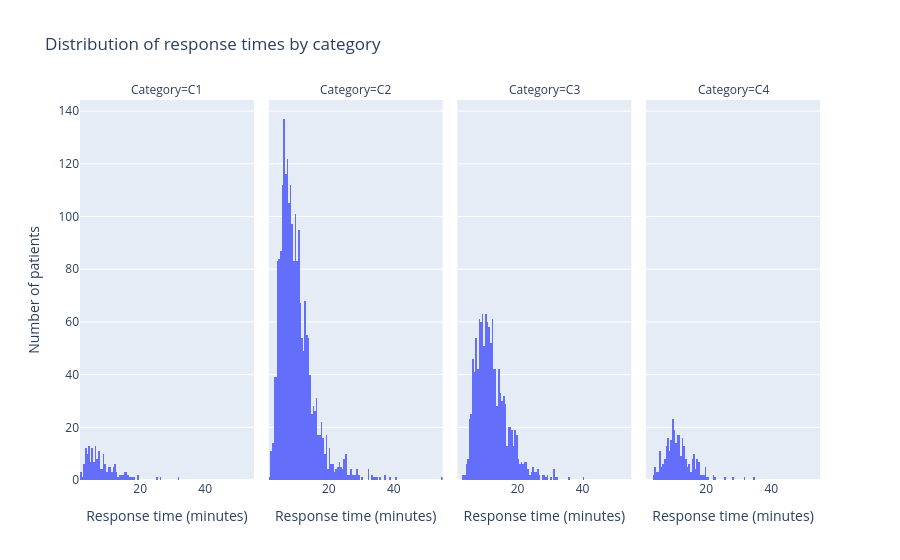

Here is the notebook cell this chart was saved with:
### Markdown cell above
### Example plot: distribution of response times by response category

This is an example taking results from a single model instance, and plotting distribution of response times observed during that run.

### Code cell
df = pd.DataFrame(
    {
        "response_time": [p.response_time for p in model.patients],
        "category": [p.category for p in model.patients],
    }
)

fig = px.histogram(
    df,
    x="response_time",
    facet_col="category",
    category_orders={"category": ["C1", "C2", "C3", "C4"]},
    labels={
        "response_time": "Response time (minutes)",
        "category": "Category",
    },
    title="Distribution of response times by category",
)

fig.layout.yaxis.title.text = "Number of patients"

fig.show()

### Figure 1 — Plotly figure (JSON) as saved in the notebook; plotly's stock layout.template omitted (floating-point values rounded to 4 significant figures; data arrays with more than 128 entries replaced by an {"elided": "..."} marker saying what was removed)
{"data": [{"bingroup": "x", "hovertemplate": "Category=C1<br>Response time (minutes)=%{x}<br>count=%{y}<extra></extra>", "legendgroup": "", "marker": {"color": "#636efa", "pattern": {"shape": ""}}, "name": "", "orientation": "v", "showlegend": false, "type": "histogram", "x": {"elided": "181 float values"}, "xaxis": "x", "yaxis": "y"}, {"bingroup": "x", "hovertemplate": "Category=C2<br>Response time (minutes)=%{x}<br>count=%{y}<extra></extra>", "legendgroup": "", "marker": {"color": "#636efa", "pattern": {"shape": ""}}, "name": "", "orientation": "v", "showlegend": false, "type": "histogram", "x": {"elided": "2229 float values"}, "xaxis": "x2", "yaxis": "y2"}, {"bingroup": "x", "hovertemplate": "Category=C3<br>Response time (minutes)=%{x}<br>count=%{y}<extra></extra>", "legendgroup": "", "marker": {"color": "#636efa", "pattern": {"shape": ""}}, "name": "", "orientation": "v", "showlegend": false, "type": "histogram", "x": {"elided": "1261 float values"}, "xaxis": "x3", "yaxis": "y3"}, {"bingroup": "x", "hovertemplate": "Category=C4<br>Response time (minutes)=%{x}<br>count=%{y}<extra></extra>", "legendgroup": "", "marker": {"color": "#636efa", "pattern": {"shape": ""}}, "name": "", "orientation": "v", "showlegend": false, "type": "histogram", "x": {"elided": "305 float values"}, "xaxis": "x4", "yaxis": "y4"}], "layout": {"annotations": [{"font": {}, "showarrow": false, "text": "Category=C1", "x": 0.1175, "xanchor": "center", "xref": "paper", "y": 1, "yanchor": "bottom", "yref": "paper"}, {"font": {}, "showarrow": false, "text": "Category=C2", "x": 0.3725, "xanchor": "center", "xref": "paper", "y": 1, "yanchor": "bottom", "yref": "paper"}, {"font": {}, "showarrow": false, "text": "Category=C3", "x": 0.6275, "xanchor": "center", "xref": "paper", "y": 1, "yanchor": "bottom", "yref": "paper"}, {"font": {}, "showarrow": false, "text": "Category=C4", "x": 0.8825, "xanchor": "center", "xref": "paper", "y": 1, "yanchor": "bottom", "yref": "paper"}], "barmode": "relative", "legend": {"tracegroupgap": 0}, "title": {"text": "Distribution of response times by category"}, "xaxis": {"anchor": "y", "domain": [0, 0.235], "title": {"text": "Response time (minutes)"}}, "xaxis2": {"anchor": "y2", "domain": [0.255, 0.49], "matches": "x", "title": {"text": "Response time (minutes)"}}, "xaxis3": {"anchor": "y3", "domain": [0.51, 0.745], "matches": "x", "title": {"text": "Response time (minutes)"}}, "xaxis4": {"anchor": "y4", "domain": [0.765, 1.0], "matches": "x", "title": {"text": "Response time (minutes)"}}, "yaxis": {"anchor": "x", "domain": [0, 1], "title": {"text": "Number of patients"}}, "yaxis2": {"anchor": "x2", "domain": [0, 1], "matches": "y", "showticklabels": false}, "yaxis3": {"anchor": "x3", "domain": [0, 1], "matches": "y", "showticklabels": false}, "yaxis4": {"anchor": "x4", "domain": [0, 1], "matches": "y", "showticklabels": false}}}
